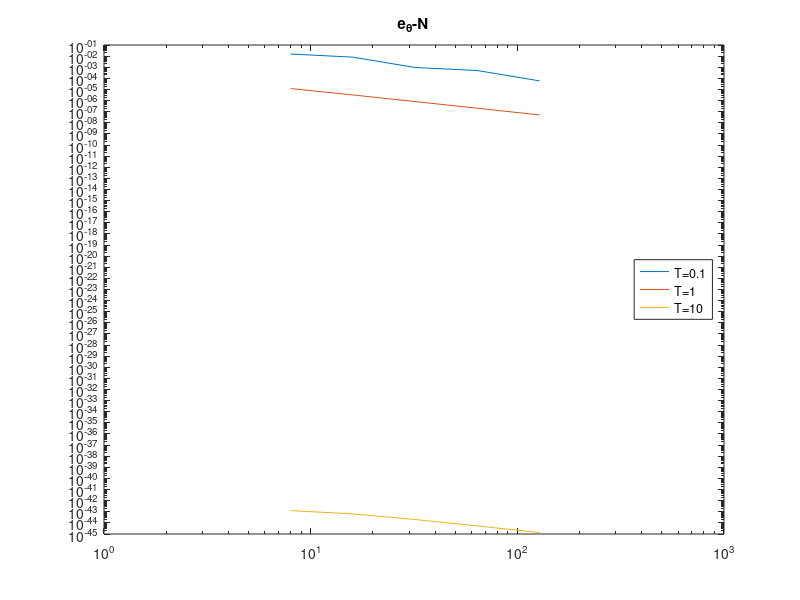
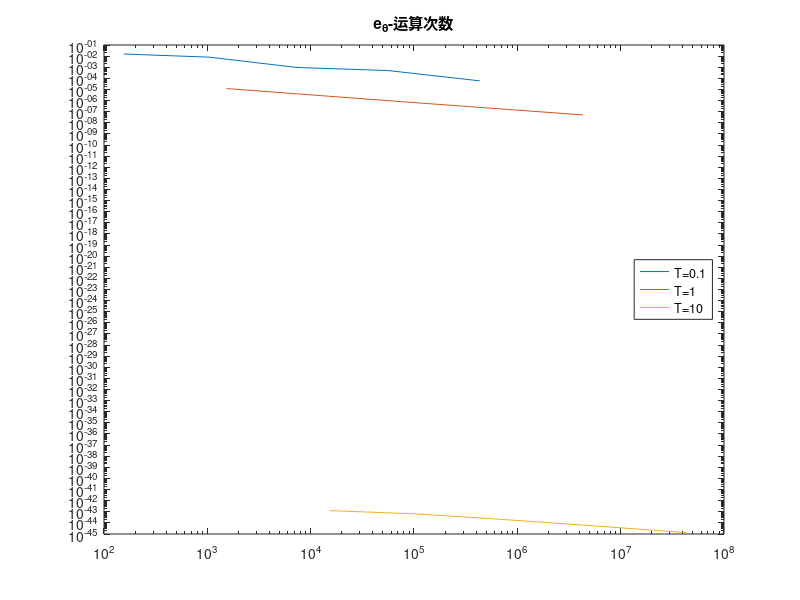

MATLAB code to generate these figures, in order: (Note: a time limit stopped this script after it produced the figures.)
%初始函数选为连续函数
for theta=[0,1/2-1/(12*6/5),1/2,1]
    iter_box=[];%用于存储运算次数
    e_theta_box=[];%用于存储误差
    for n=3:7
        N=2^n;%计算N
        x=linspace(0,1,N+1);%打均匀网格
        U=sin(pi.*x);%初值条件
        % U=[linspace(0,0,floor(1/3*N+1)),linspace(1,1,floor(2/3*N+1)-floor(1/3*N+1)),linspace(0,0,N+1-floor(2/3*N+1))];%初值条件
        h=1/N;%空间步长

        sol=[exp(-pi^2*0.1).*sin(pi.*x);exp(-pi^2).*sin(pi.*x);exp(-pi^2*10).*sin(pi.*x)];%真解

        %确定时间步长
        if theta==1/2-1/(12*6/5)
            tau=5/6*h^2;
        elseif theta==1/2
            tau=h^2;
        elseif theta==1
            tau=h;
        else
            tau=1/2*h^2;
        end

        iter_t=0;

        iter_box_temp=[];%用于存储N下运算次数
        e_theta_box_temp=[];%用于存储N下运算误差

        N_tem=0;%运算到第几个时间层
        j=0;%用于判断T为多少
        for T=[0.1,1,10]
            j=j+1;
            while tau*N_tem<T

                %构建方程组
                diag_ele=1/tau+2*theta/h^2;%系数矩阵的对角元
                iter_t=iter_t+5;%更新iter_t
                diag_ele_vec=linspace(diag_ele,diag_ele,N-1);%系数矩阵的对角元（排成向量）
                F=(1-theta)*(U(1:N-1)-2*U(2:N)+U(3:N+1))/h^2+(1/tau)*U(2:N);%线性方程组右端项

                if theta==0
                    F=F./diag_ele_vec;
                    iter_t=iter_t+N-1;
                else
                    sub_diag_ele=-theta/h^2;%系数矩阵的次对角元
                    iter_t=iter_t+2;%更新iter_t
                    sub_diag_ele_vec=linspace(sub_diag_ele,sub_diag_ele,N-2);%系数矩阵的次对角元（排成向量）
                    A=diag(diag_ele_vec)+diag(sub_diag_ele_vec,1)+diag(sub_diag_ele_vec,-1);%系数矩阵
                    
                    %追赶法求解方程组
                    %带状LU分解
                    for i = 1:N-2
                        A(i+1,i)=A(i+1,i)/A(i,i);
                        A(i+1,i+1)=A(i+1,i+1)-A(i,i+1)*A(i,i+1)/A(i,i);
                        iter_t=iter_t+4;%更新iter_t
                    end
                    %解下三角方程组
                    for k = 2:N-1
                        F(k:N-1)=F(k:N-1)-A(k:N-1,k-1)'*F(k-1);
                        iter_t=iter_t+2*(N-k);%更新iter_t
                    end
                    %解上三角方程组
                    for k = N-2:-1:1
                        F(k+1)=F(k+1)/A(k+1,k+1);
                        F(1:k)=F(1:k)-A(1:k,k+1)'*F(k+1);
                        iter_t=iter_t+2*k+1;%更新iter_t
                    end
                    F(1)=F(1)/A(1,1);
                    iter_t=iter_t+1;%更新iter_t
                end
                
                U=[0,F,0];%加边界条件
                N_tem=N_tem+1;%更新迭代步数
            end
            e_theta=max(abs(U-sol(j,:)));
            iter_box_temp=[iter_box_temp;iter_t];
            e_theta_box_temp=[e_theta_box_temp;e_theta];

        end

        iter_box=[iter_box,iter_box_temp];
        e_theta_box=[e_theta_box,e_theta_box_temp];

    end

    %处理数据并作图
    XN=[8,16,32,64,128];
    loglog(XN,e_theta_box(1,:));
    hold on;
    loglog(XN,e_theta_box(2,:));
    hold on;
    loglog(XN,e_theta_box(3,:));
    legend('T=0.1','T=1','T=10','Location','east');
    title(strcat('e_{\theta}-N'));
    saveas(gcf,strcat('theta=',num2str(theta),',N_e.jpg'));
    clf;
    loglog(iter_box(1,:),e_theta_box(1,:));
    hold on;
    loglog(iter_box(2,:),e_theta_box(2,:));
    hold on;
    loglog(iter_box(3,:),e_theta_box(3,:));
    legend('T=0.1','T=1','T=10','Location','east');
    title(strcat('e_{\theta}-运算次数'));
    saveas(gcf,strcat('theta=',num2str(theta),',iter_e.jpg'));
    clf;
end
